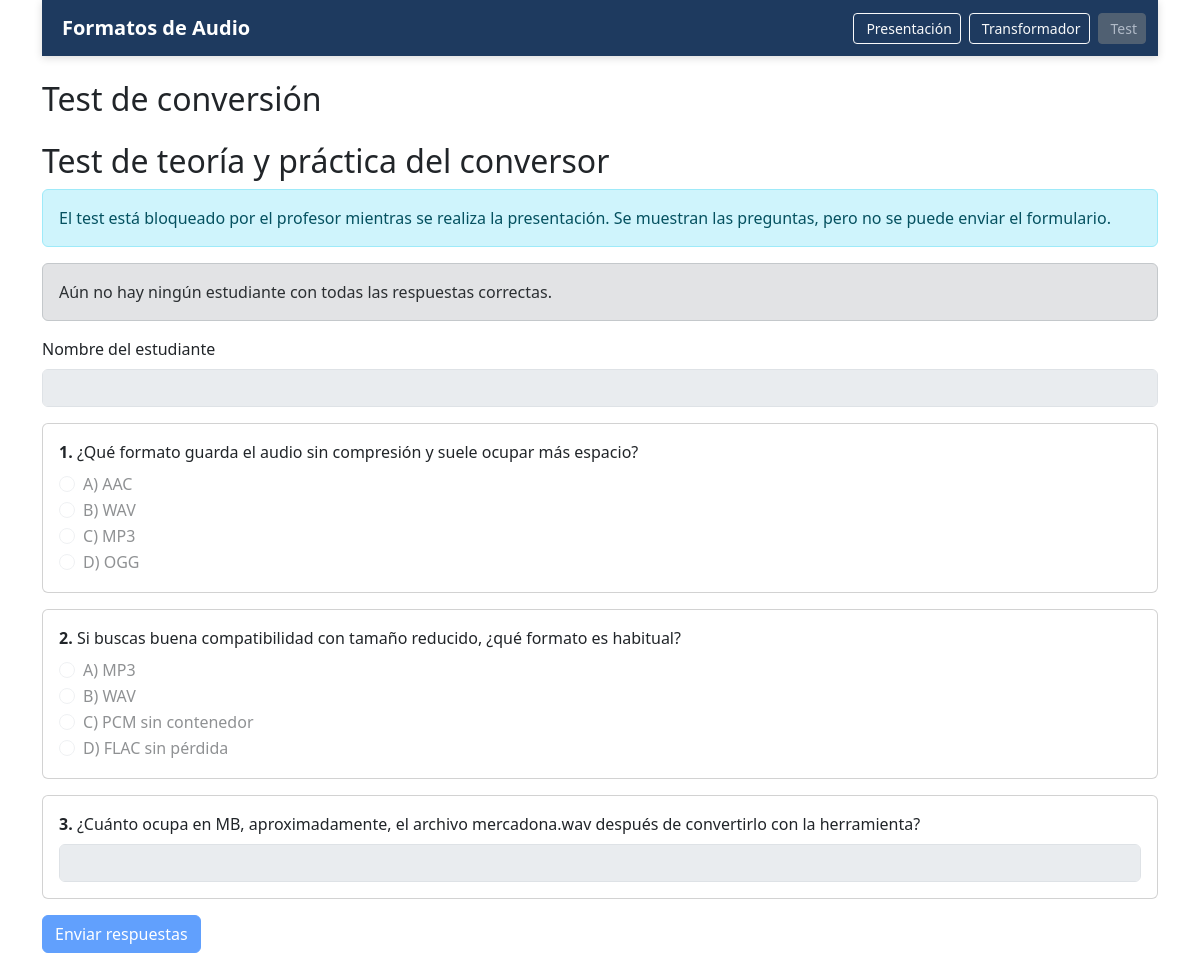
Page /test.php on the committed database.
### tables this page shows
CREATE TABLE app_settings (
  id INT NOT NULL AUTO_INCREMENT,
  setting_key VARCHAR(80) NOT NULL,
  setting_value VARCHAR(255) NOT NULL,
  updated_at TIMESTAMP NOT NULL DEFAULT CURRENT_TIMESTAMP ON UPDATE CURRENT_TIMESTAMP,
  PRIMARY KEY (id),
  UNIQUE KEY uniq_setting_key (setting_key)
);

CREATE TABLE test_questions (
  id INT NOT NULL AUTO_INCREMENT,
  question_text VARCHAR(255) NOT NULL,
  question_type ENUM('multiple_choice', 'open_text') NOT NULL DEFAULT 'multiple_choice',
  option_a VARCHAR(255) NULL,
  option_b VARCHAR(255) NULL,
  option_c VARCHAR(255) NULL,
  option_d VARCHAR(255) NULL,
  correct_option CHAR(1) NULL,
  correct_text VARCHAR(255) NULL,
  PRIMARY KEY (id)
);

### src/lib.php (called while the page is built, shortened)
<?php
function isTestEnabled(?mysqli $mysqli): bool
{
    $query = "SELECT setting_value FROM app_settings WHERE setting_key = 'test_enabled' LIMIT 1";
    $result = $mysqli->query($query);
    $row = $result->fetch_assoc();
    return isset($row['setting_value']) && (int) $row['setting_value'] === 1;
}
function normalizePotentialMojibake(string $text): string
{
    if ($text === '') {
        return $text;
    }
    if (!preg_match('/(?:Ã.|Â.)/u', $text)) {
        return $text;
    }
    $normalized = iconv('ISO-8859-1', 'UTF-8//IGNORE', $text);
    return is_string($normalized) ? $normalized : $text;
}

### src/test.php (the view, shortened to what this page needs)
<!DOCTYPE html>
<html>
<head>
  <link href="https://cdn.jsdelivr.net/npm/bootstrap@5.3.2/dist/css/bootstrap.min.css" rel="stylesheet">
</head>
<body class="container">
<?php include 'header.php'; ?>
<h2 class="mt-4">Test de conversión</h2>
<?php
require_once __DIR__ . '/lib.php';
$dbError = null;
$questions = [];
$firstPerfect = null;
$mysqli = connectDatabase();
$testEnabled = isTestEnabled($mysqli);
if ($mysqli) {
    $optionalColumns = [];
    $selectColumns = [
        'id',
        'question_text',
        'question_type',
        'option_a',
        'option_b',
        'option_c',
        'option_d',
        'correct_option',
        'correct_text',
    ];
    $selectColumns = array_merge($selectColumns, $optionalColumns);
    $result = $mysqli->query('SELECT ' . implode(', ', $selectColumns) . ' FROM test_questions ORDER BY id ASC');
    if ($result) {
        while ($row = $result->fetch_assoc()) {
            $row['question_text'] = normalizePotentialMojibake((string) ($row['question_text'] ?? ''));
            foreach (['option_a', 'option_b', 'option_c', 'option_d'] as $optionField) {
                $row[$optionField] = normalizePotentialMojibake((string) ($row[$optionField] ?? ''));
            }
            $questions[] = $row;
        }
    } else {
        $dbError = 'Error al cargar las preguntas del test.';
    }
    $winnerQuery = $mysqli->query('SELECT student_name, created_at FROM test_attempts WHERE all_correct = 1 ORDER BY created_at ASC, id ASC LIMIT 1');
    if ($winnerQuery) {
        $firstPerfect = $winnerQuery->fetch_assoc() ?: null;
    }
}
?>
<h2 class="mt-4">Test de teoría y práctica del conversor</h2>
<?php if ($dbError): ?>
    <div class="alert alert-danger"><?= htmlspecialchars($dbError, ENT_QUOTES, 'UTF-8') ?></div>
<?php elseif (empty($questions)): ?>
    <div class="alert alert-warning">No hay preguntas configuradas en la base de datos.</div>
<?php else: ?>
    <?php if (!$testEnabled): ?>
        <div class="alert alert-info">
            El test está bloqueado por el profesor mientras se realiza la presentación. Se muestran las preguntas, pero no se puede enviar el formulario.
        </div>
    <?php endif; ?>
    <?php if ($firstPerfect): ?>
        <div class="alert alert-success">
            <strong>Primer estudiante con puntuación perfecta:</strong>
            <?= htmlspecialchars($firstPerfect['student_name'], ENT_QUOTES, 'UTF-8') ?>
            (<?= htmlspecialchars($firstPerfect['created_at'], ENT_QUOTES, 'UTF-8') ?>)
        </div>
    <?php else: ?>
        <div class="alert alert-secondary">Aún no hay ningún estudiante con todas las respuestas correctas.</div>
    <?php endif; ?>
    <form method="POST" class="mt-3">
        <div class="mb-3">
            <label for="student_name" class="form-label">Nombre del estudiante</label>
            <input type="text" id="student_name" name="student_name" class="form-control" required <?= $testEnabled ? '' : 'disabled' ?>>
        </div>
        <?php foreach ($questions as $index => $question): ?>
            <div class="card mb-3">
                <div class="card-body">
                    <p class="mb-2"><strong><?= ($index + 1) ?>.</strong> <?= htmlspecialchars($question['question_text'], ENT_QUOTES, 'UTF-8') ?></p>
                    <?php if ($question['question_type'] === 'open_text'): ?>
                        <input
                            type="text"
                            class="form-control"
                            name="q_<?= (int) $question['id'] ?>"
                            id="q<?= (int) $question['id'] ?>"
                            required <?= $testEnabled ? '' : 'disabled' ?>
                        >
                    <?php else: ?>
                        <?php foreach (['a', 'b', 'c', 'd'] as $letter): ?>
                            <?php $field = 'option_' . $letter; ?>
                            <div class="form-check">
                                <input class="form-check-input" type="radio" name="q_<?= (int) $question['id'] ?>" id="q<?= (int) $question['id'] . $letter ?>" value="<?= strtoupper($letter) ?>" required <?= $testEnabled ? '' : 'disabled' ?>>
                                <label class="form-check-label" for="q<?= (int) $question['id'] . $letter ?>">
                                    <?= strtoupper($letter) ?>) <?= htmlspecialchars($question[$field], ENT_QUOTES, 'UTF-8') ?>
                                </label>
                            </div>
                        <?php endforeach; ?>
                    <?php endif; ?>
                </div>
            </div>
        <?php endforeach; ?>
        <button type="submit" name="submit_quiz" value="1" class="btn btn-primary" <?= $testEnabled ? '' : 'disabled' ?>>Enviar respuestas</button>
    </form>
<?php endif; ?>
</body>
</html>

### src/header.php (shortened to what this page needs)
<?php
require_once __DIR__ . '/lib.php';
$mysqliHeader = connectDatabase();
$testEnabled = isTestEnabled($mysqliHeader);
?>
<nav class="navbar navbar-expand-lg navbar-dark sticky-top" style="background-color:#1e3a5f; box-shadow: 0 2px 8px rgba(0,0,0,0.15);">
  <div class="container">
    <span class="navbar-brand fw-bold">
      <i class="fa-solid fa-music me-2"></i>Formatos de Audio
    </span>
    <div class="collapse navbar-collapse">
      <ul class="navbar-nav ms-auto gap-2">
        <li class="nav-item">
          <a href="presentacion.php" class="btn btn-sm btn-outline-light">
            <i class="fa-solid fa-file-audio me-1"></i>Presentación
          </a>
        </li>
        <li class="nav-item">
          <a href="transformador.php" class="btn btn-sm btn-outline-light">
            <i class="fa-solid fa-sliders me-1"></i>Transformador
          </a>
        </li>
        <li class="nav-item">
          <?php if ($testEnabled): ?>
            <a href="test.php" class="btn btn-sm btn-success">
              <i class="fa-solid fa-circle-check me-1"></i>Test
            </a>
          <?php else: ?>
            <button class="btn btn-sm btn-secondary" disabled title="Disponible al terminar la presentación">
              <i class="fa-solid fa-lock me-1"></i>Test
            </button>
          <?php endif; ?>
        </li>
      </ul>
    </div>
  </div>
</nav>

### rows in the picture
app_settings: setting_value "☐ A) AAC", setting_value "☐ B) WAV", setting_value "☐ C) MP3", setting_value "☐ D) OGG", setting_value "☐ A) MP3", setting_value "☐ C) PCM sin contenedor", setting_value "☐ D) FLAC sin pérdida"
test_questions: question_text "¿Qué formato guarda el audio sin compresión y suele ocupar más espacio?", letter "A", option_a "AAC", letter "B", option_b "WAV", letter "C", option_c "MP3", letter "D", option_d "OGG"
test_questions: question_text "Si buscas buena compatibilidad con tamaño reducido, ¿qué formato es habitual?", letter "A", option_a "MP3", letter "B", option_b "WAV", letter "C", option_c "PCM sin contenedor", letter "D", option_d "FLAC sin pérdida"
test_questions: question_text "¿Cuánto ocupa en MB, aproximadamente, el archivo mercadona.wav después de convertirlo con la herramienta?"
